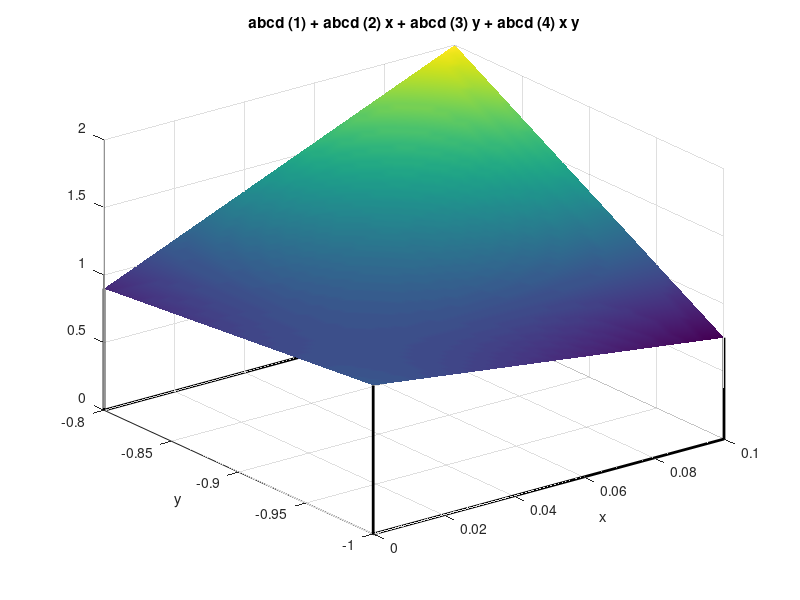

MATLAB code to generate this figure:
%%
% Here is a single rectangle.
h = 0.1;  x = [0 h]';
eta = 0.2;  y = [-1 -1+eta]';
[X,Y] = ndgrid(x,y)

%%
% These are made-up values at the corners of the rectangle.
Z = [ 1.1, 0.9; 0.75, 2 ];

%%
% Here are coefficients of the interpolant.
A = [ ones(4,1), X(:), Y(:), X(:).*Y(:) ];   % interpolation matrix
abcd = A \ Z(:)

%%
% And here is the resulting surface and the outlines of the solid. (Don't
% worry about the fancy plotting commands here.)
ezsurf(@(x,y) abcd(1) + abcd(2)*x + abcd(3)*y + abcd(4)*x.*y, [x;y] )
hold on, shading interp
plot3(X,Y,0*Z,'k','linew',2)
plot3([1;1]*X(:)',[1;1]*Y(:)',[zeros(1,4);Z(:)'],'k','linew',2)
axis tight
